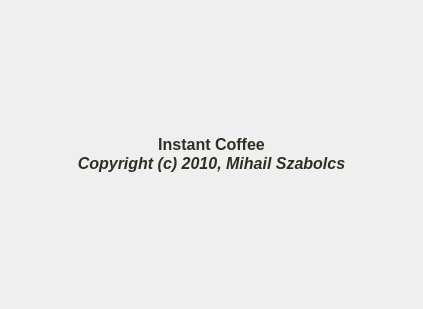
<?xml version="1.0" encoding="UTF-8"?>
<ui version="4.0">
 <class>AboutBox</class>
 <widget class="QDialog" name="AboutBox">
  <property name="windowModality">
   <enum>Qt::WindowModal</enum>
  </property>
  <property name="geometry">
   <rect>
    <x>0</x>
    <y>0</y>
    <width>423</width>
    <height>309</height>
   </rect>
  </property>
  <property name="sizePolicy">
   <sizepolicy hsizetype="Minimum" vsizetype="Minimum">
    <horstretch>0</horstretch>
    <verstretch>0</verstretch>
   </sizepolicy>
  </property>
  <property name="minimumSize">
   <size>
    <width>423</width>
    <height>309</height>
   </size>
  </property>
  <property name="maximumSize">
   <size>
    <width>423</width>
    <height>309</height>
   </size>
  </property>
  <property name="contextMenuPolicy">
   <enum>Qt::NoContextMenu</enum>
  </property>
  <property name="windowTitle">
   <string>Instant Coffee</string>
  </property>
  <property name="windowIcon">
   <iconset resource="resources.qrc">
    <normaloff>:/resources/caffee.png</normaloff>:/resources/caffee.png</iconset>
  </property>
  <layout class="QVBoxLayout" name="verticalLayout">
   <property name="spacing">
    <number>0</number>
   </property>
   <property name="margin">
    <number>0</number>
   </property>
   <item>
    <widget class="QLabel" name="label">
     <property name="text">
      <string>&lt;!DOCTYPE HTML PUBLIC &quot;-//W3C//DTD HTML 4.0//EN&quot; &quot;http://www.w3.org/TR/REC-html40/strict.dtd&quot;&gt;
&lt;html&gt;&lt;head&gt;&lt;meta name=&quot;qrichtext&quot; content=&quot;1&quot; /&gt;&lt;style type=&quot;text/css&quot;&gt;
p, li { white-space: pre-wrap; }
&lt;/style&gt;&lt;/head&gt;&lt;body style=&quot; font-family:'Sans'; font-size:10pt; font-weight:400; font-style:normal;&quot;&gt;
&lt;p align=&quot;center&quot; style=&quot; margin-top:0px; margin-bottom:0px; margin-left:0px; margin-right:0px; -qt-block-indent:0; text-indent:0px;&quot;&gt;&lt;img src=&quot;:/resources/caffee.png&quot; /&gt;&lt;/p&gt;
&lt;p align=&quot;center&quot; style=&quot; margin-top:0px; margin-bottom:0px; margin-left:0px; margin-right:0px; -qt-block-indent:0; text-indent:0px;&quot;&gt;&lt;span style=&quot; font-size:12pt; font-weight:600; color:#2f2f23;&quot;&gt;Instant Coffee&lt;/span&gt;&lt;/p&gt;
&lt;p align=&quot;center&quot; style=&quot; margin-top:0px; margin-bottom:0px; margin-left:0px; margin-right:0px; -qt-block-indent:0; text-indent:0px;&quot;&gt;&lt;span style=&quot; font-size:12pt; font-weight:600; font-style:italic; color:#2f2f23;&quot;&gt;Copyright (c) 2010, Mihail Szabolcs&lt;/span&gt;&lt;/p&gt;&lt;/body&gt;&lt;/html&gt;</string>
     </property>
    </widget>
   </item>
  </layout>
 </widget>
 <resources>
  <include location="resources.qrc"/>
 </resources>
 <connections/>
</ui>
